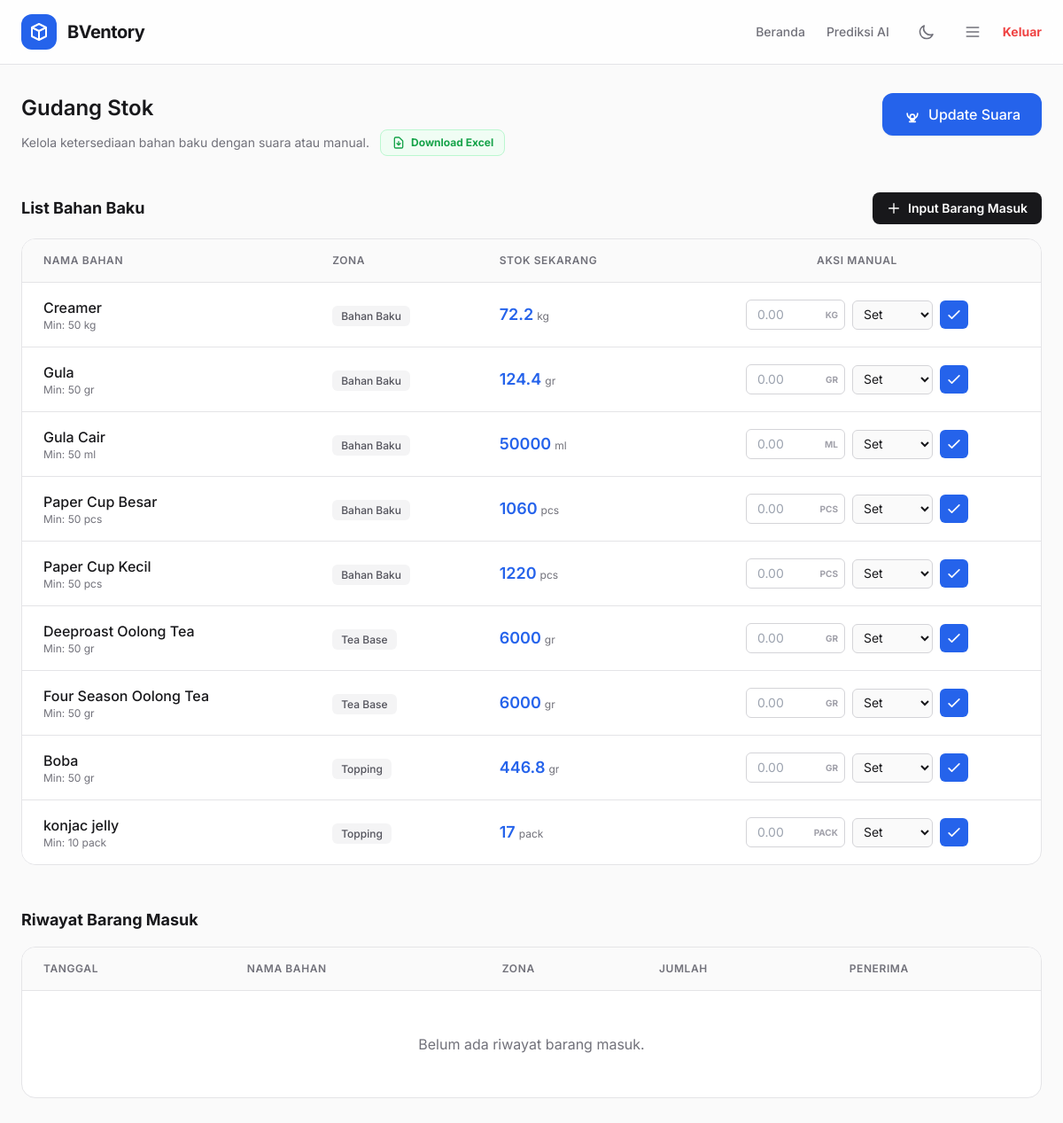
The page /gudang/ (signed in) on the database as committed earlier.
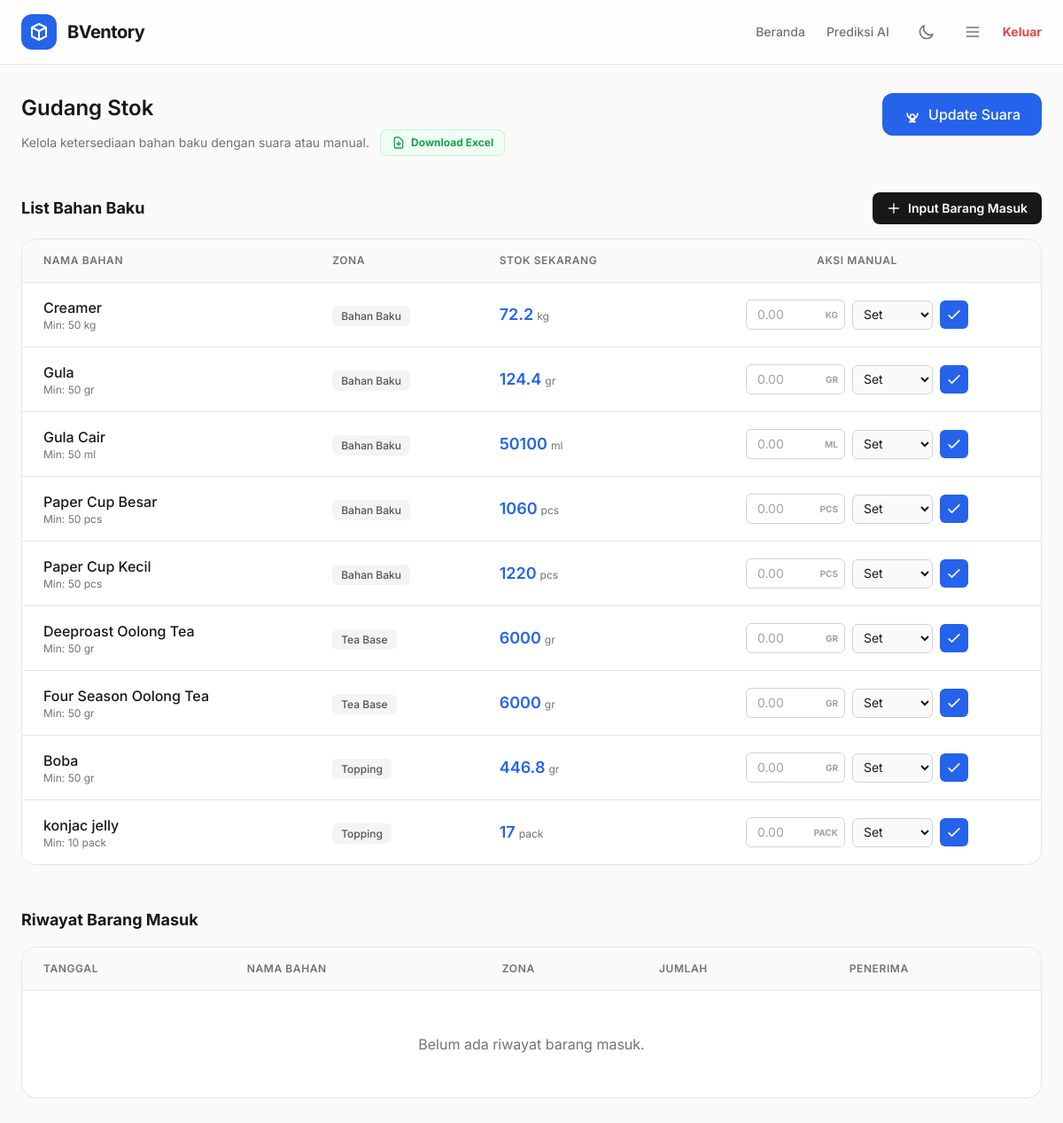
The same page on the database as committed later.
### inventory/models.py (models this page shows, shortened)
class BahanBaku(models.Model):
    ZONA_CHOICES = [('TOPPING', 'Topping'), ('TEA', 'Tea Base'), ('DAIRY', 'Dairy'), ('BAHAN_BAKU', 'Bahan Baku')]
    nama_bahan = models.CharField(max_length=100)
    stok_sekarang = models.FloatField(default=0)
    stok_minimal = models.FloatField(default=50) # Info stok menipis
    satuan = models.CharField(max_length=20, default='gr')
    kategori_zona = models.CharField(max_length=20, choices=ZONA_CHOICES)

### inventory/views.py (the view)
# urls.py: path('gudang/', halaman_gudang, name='halaman_gudang'),
@login_required
def halaman_gudang(request):
    semua_bahan = BahanBaku.objects.all().order_by('kategori_zona', 'nama_bahan')
    riwayat_masuk = BarangMasuk.objects.all()[:10]
    return render(request, 'inventory/gudang.html', {
        'semua_bahan': semua_bahan,
        'riwayat_masuk': riwayat_masuk
    })

### inventory/templates/inventory/gudang.html (shortened to what the changed rows need)
<!DOCTYPE html>
<html lang="id">
<head>
    <script src="https://cdn.tailwindcss.com"></script>
</head>
<body class="bg-zinc-50 dark:bg-zinc-900 text-zinc-900 dark:text-zinc-100 transition-colors duration-200">
    <header
        class="sticky-header px-6 py-4 mb-8 bg-white/80 dark:bg-zinc-900/80 border-b border-zinc-200 dark:border-zinc-800">
        <div class="max-w-7xl mx-auto flex justify-between items-center">
            <a href="/" class="flex items-center gap-3">
                <h1 class="text-xl font-bold tracking-tight hidden sm:block">BVentory</h1>
            </a>
        </div>
    </header>
    <main class="max-w-7xl mx-auto px-6 pb-20">
        <div class="flex flex-col md:flex-row justify-between items-start md:items-center gap-6 mb-10">
            <div class="flex flex-col gap-2">
                <h2 class="text-2xl font-semibold">Gudang Stok</h2>
            </div>
        </div>
        <div class="mb-12">
            <div class="card overflow-hidden bg-white dark:bg-zinc-800 border border-zinc-200 dark:border-zinc-700">
                <div class="overflow-x-auto">
                    <table class="w-full text-left border-collapse">
                        <thead>
                            <tr class="bg-zinc-50 dark:bg-zinc-800/50 text-zinc-500 dark:text-zinc-400 text-xs uppercase tracking-wider border-b border-zinc-200 dark:border-zinc-700">
                                <th class="sticky-col-header bg-zinc-50 dark:bg-zinc-800 px-6 py-4 font-semibold">Nama Bahan</th>
                                <th class="px-6 py-4 font-semibold">Zona</th>
                                <th class="px-6 py-4 font-semibold">Stok Sekarang</th>
                                <th class="px-6 py-4 font-semibold text-center">Aksi Manual</th>
                            </tr>
                        </thead>
                        <tbody class="divide-y divide-zinc-200 dark:divide-zinc-700">
                            {% for bahan in semua_bahan %}
                            <tr class="hover:bg-zinc-50 dark:hover:bg-zinc-700/50 transition-colors">
                                <td class="sticky-col bg-white dark:bg-zinc-800 px-6 py-4">
                                    <div class="font-medium text-zinc-900 dark:text-zinc-100">{{ bahan.nama_bahan }}</div>
                                    <div class="text-xs text-zinc-500 dark:text-zinc-400">
                                        Min: {{ bahan.stok_minimal|floatformat }} {{ bahan.satuan }}
                                    </div>
                                </td>
                                <td class="px-6 py-4">
                                    <span class="px-2.5 py-1 bg-zinc-100 dark:bg-zinc-700 text-zinc-600 dark:text-zinc-300 rounded-md text-xs font-medium whitespace-nowrap">
                                        {{ bahan.get_kategori_zona_display }}
                                    </span>
                                </td>
                                <td class="px-6 py-4">
                                    <div class="flex items-baseline gap-1">
                                        <span class="text-lg font-semibold {% if bahan.stok_sekarang <= bahan.stok_minimal %}text-red-500{% else %}text-primary{% endif %}">
                                            {% if bahan.satuan == 'pack' or bahan.satuan == 'pcs' %}
                                                {{ bahan.stok_sekarang|floatformat:0 }}
                                            {% else %}
                                                {{ bahan.stok_sekarang|floatformat }}
                                            {% endif %}
                                        </span>
                                        <span class="text-xs text-zinc-500 dark:text-zinc-400">{{ bahan.satuan }}</span>
                                    </div>
                                </td>
                                <td class="px-6 py-4">
                                    {% if request.user.profile.role != 'MANAGER' %}
                                    <form onsubmit="updateManual(event)" class="flex items-center justify-center gap-2">
                                        <div class="relative">
                                            <input type="number" name="stok_baru" step="0.01"
                                                class="w-28 pl-3 pr-8 py-1.5 border border-zinc-300 dark:border-zinc-600 bg-white dark:bg-zinc-800 rounded-md text-sm focus:ring-2 focus:ring-primary outline-none transition-shadow"
                                                placeholder="0.00">
                                            <span id="unit-label-{{ bahan.id }}" class="absolute right-2 top-1/2 -translate-y-1/2 text-[10px] text-zinc-400 font-bold uppercase pointer-events-none">
                                            </span>
                                        </div>
                                        <select name="tipe_update" onchange="updateUnitLabel(this, '{{ bahan.id }}', '{{ bahan.satuan|upper }}')"
                                            class="px-2 py-1.5 bg-zinc-50 dark:bg-zinc-800 border border-zinc-300 dark:border-zinc-600 rounded-md text-sm outline-none focus:ring-2 focus:ring-primary">
                                            <option value="set_kg">Set</option>
                                        </select>
                                        <button type="submit"
                                            class="p-1.5 bg-primary text-white rounded-md hover:bg-primary_hover transition-colors">
                                            <svg class="w-5 h-5" fill="none" stroke="currentColor" viewBox="0 0 24 24">
                                                <path stroke-linecap="round" stroke-linejoin="round" stroke-width="2"
                                                    d="M5 13l4 4L19 7"></path>
                                            </svg>
                                        </button>
                                    </form>
                                    {% else %}
                                    <div class="text-xs text-zinc-400 dark:text-zinc-500 italic text-center font-medium">Hanya Bisa Memantau</div>
                                    {% endif %}
                                </td>
                            </tr>
                            {% endfor %}
                        </tbody>
                    </table>
                </div>
            </div>
        </div>
        <div class="mb-12">
            <div class="card overflow-hidden bg-white dark:bg-zinc-800 border border-zinc-200 dark:border-zinc-700">
                <div class="overflow-x-auto">
                    <table class="w-full text-left border-collapse">
                        <thead>
                            <tr class="bg-zinc-50 dark:bg-zinc-800/50 text-zinc-500 dark:text-zinc-400 text-xs uppercase tracking-wider border-b border-zinc-200 dark:border-zinc-700">
                                <th class="px-6 py-4 font-semibold">Tanggal</th>
                                <th class="px-6 py-4 font-semibold">Nama Bahan</th>
                                <th class="px-6 py-4 font-semibold">Zona</th>
                                <th class="px-6 py-4 font-semibold">Jumlah</th>
                                <th class="px-6 py-4 font-semibold">Penerima</th>
                            </tr>
                        </thead>
                    </table>
                </div>
            </div>
        </div>
    </main>
</body>
</html>

Rows that differ between the two databases and show on the page:
changed BahanBaku "Gula Cair": stok_sekarang "50000" → "50100"
